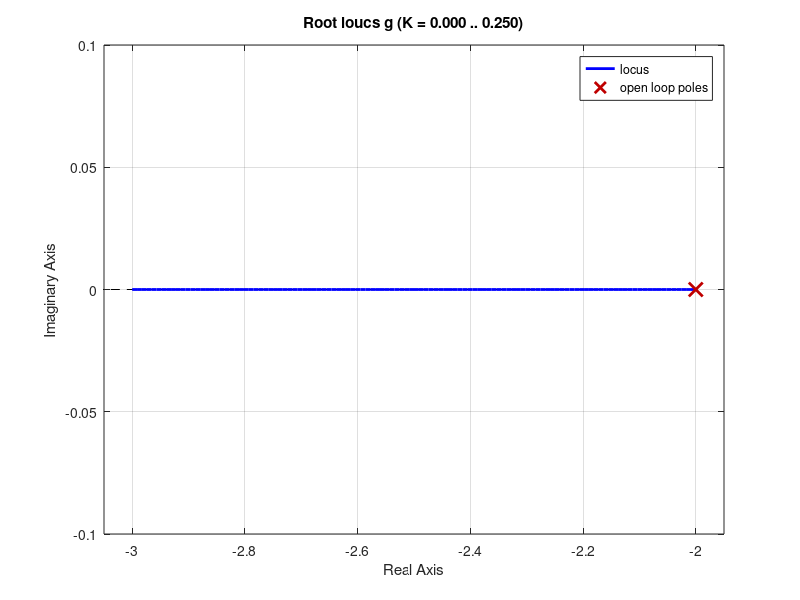
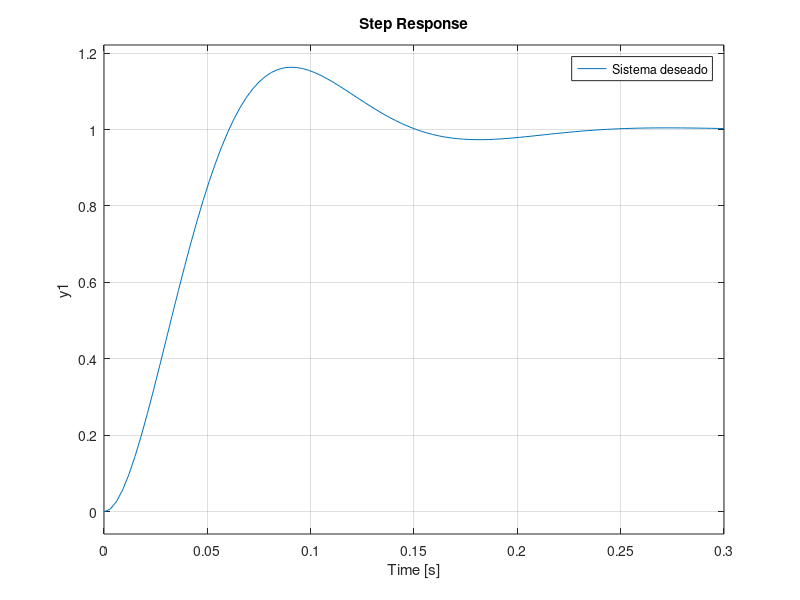
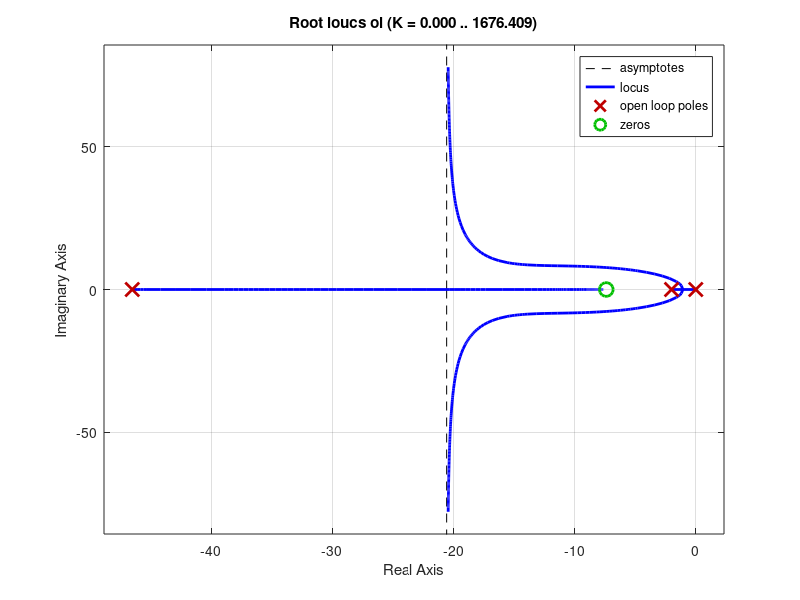
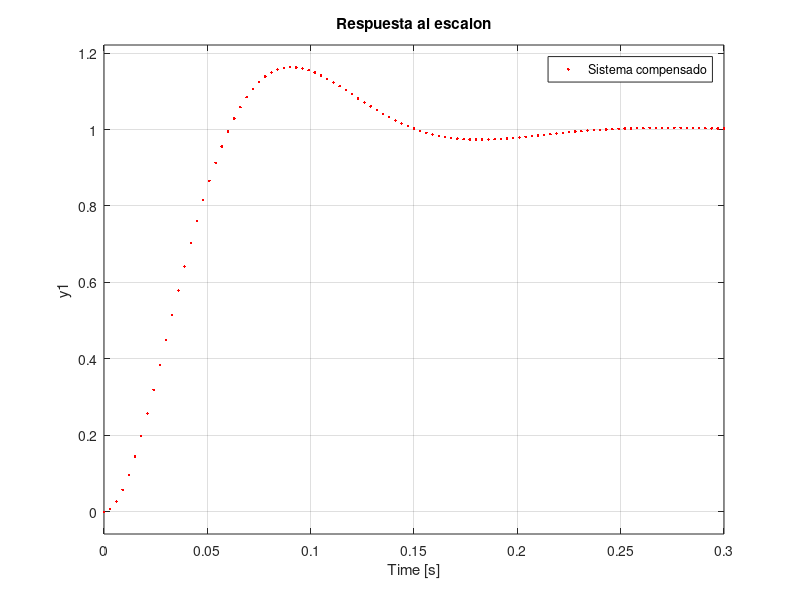

Here is the MATLAB script that generated these plots, in order:
clc
clear
close all

%---------sistema en lazo abierto---
g=tf(4,[1 2]);
rlocus(g)
%---------sistema en lazo abierto---

%----------polos deseados-----------
s1=-20+20*sqrt(3)*i;
s2=-20-20*sqrt(3)*i;
den=conv([1 -s1],[1 -s2]);
hd=tf(den(3),den);
figure
step(hd)
legend('Sistema deseado')


%---------sistema en lazo abierto con G_c(s)=(s+z)/(s+p)---
%----------Encontrando angulo faltante------
ang = rad2deg(angle(4/(s1*(s1+2))));
angf= 180-ang;
phi=110; %90
theta=phi-angf;
%---------encontrando el cero y el polo---
if phi<=90
    x1=imag(s1)/tand(phi);
    x2=imag(s1)/tand(theta);
    z=x1+abs(real(s1));  %funciona si se ubica el cero por debajo o al lado izquierdo del polo deseado
    p=x2+abs(real(s1));
else
    x1=imag(s1)/tand(180-phi);
    x2=imag(s1)/tand(theta);
    z=abs(real(s1))-x1;
    p=x2+abs(real(s1));
    
end


% z=x1+abs(real(s1));
% p=x2+abs(real(s1));

gc=tf([1 z],[1 p])*tf(1,[1 0]);

ol=gc*g;
figure
rlocus(ol)
%---------sistema en lazo abierto con G_c(s)---


%---------encontrando la ganancia----
num=4*(s1+z);
den=s1*(s1+2)*(s1+p);
%num=4*(s1/3.26+1);
%den=s1*(s1+2)*(s1/6.13+1);
div=abs(num/den);
%K=5.061;
K=1/div;
%---------encontrando la ganancia----

%-------controlador completo----
gc=K*gc;
%-------controlador completo----
sc=gc*g; % sistema completo en lazo abierto
cl=feedback(sc,1) % sistema compensado en lazo cerrado
sis=feedback(g,1); % sistema sin compensador en lazo cerrado
figure
step(cl,'k')
hold on
step(sis,'b')
step(hd,'.r')
title('Respuesta al escalon')
legend('Sistema compensado', 'Sistema no compensado', 'Sistema deseado')

figure
subplot(1,2,1)
pzmap(sis,'b')
title('Sistema no compensado')
subplot(1,2,2)
pzmap(cl,'k')
title('Sistema compensado')
%----------compensador usando operacionales-------
%comparador
R1=10e3;
R2=R1;
R3=R1;
R4=R1;
%------red de adelanto-atraso-----
C1=10e-6;
C2=C1;
R1c=1/(z*C1);
R2c=1/(p*C2);
R3c=10e3;
R4c=K*R3c;

K_c=R4c*C1/(R3c*C2);
z=1/(R1c*C1);
p=1/(R2c*C2);

%----integrador----
Ri=10e3;
Ci=100e-6;

R=10e3;

Gc=tf(K_c*[1 z],[1 p])*tf(1, [Ri*Ci 0]);
s_con=feedback(Gc*g,1)
figure
step(s_con,'k')
hold on
step(sis,'b')

title('Respuesta al escalon-Controlador implementado con operacionales')
legend('Sistema compensado', 'Sistema no compensado')
